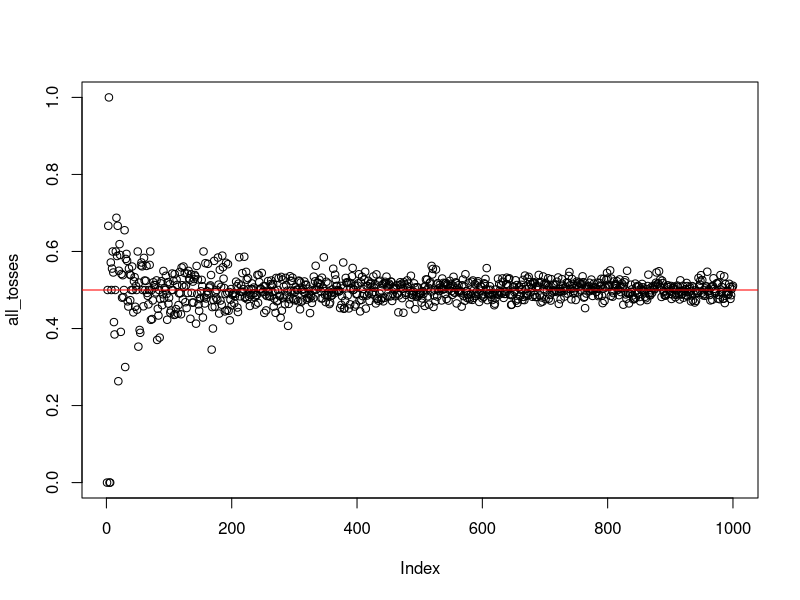
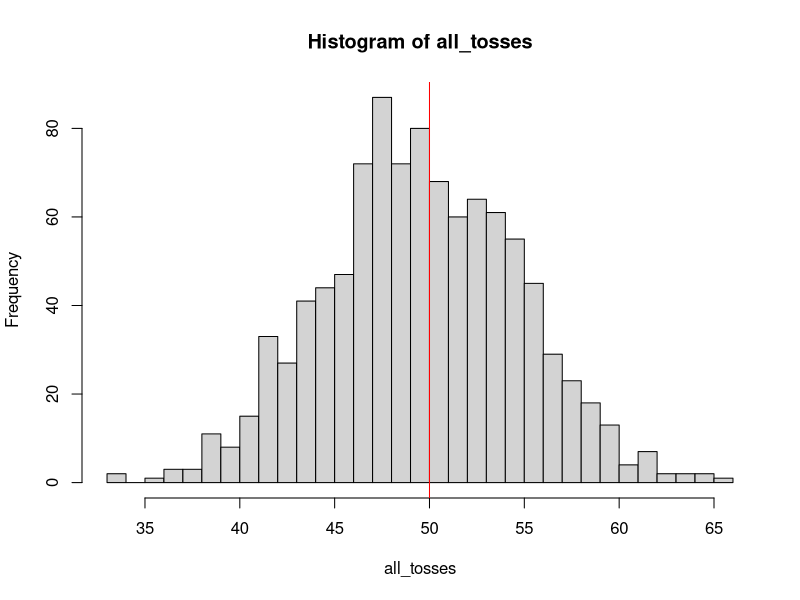
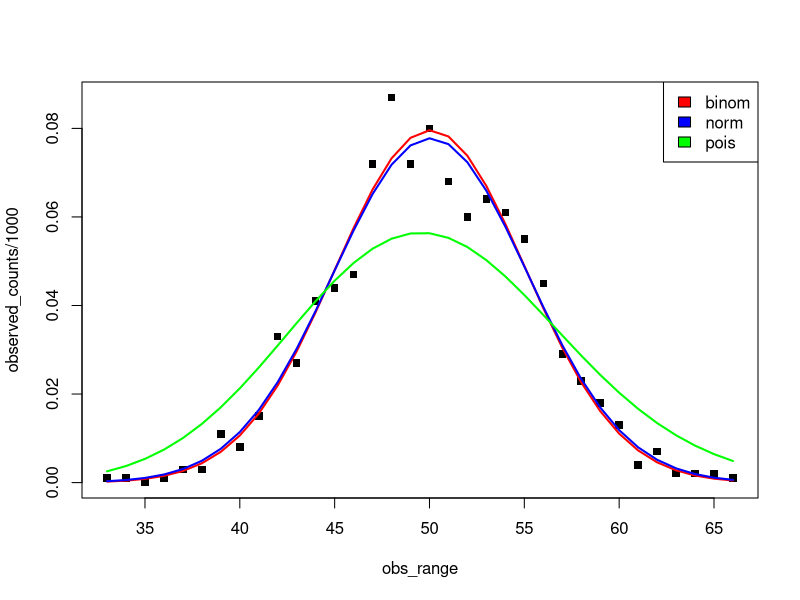
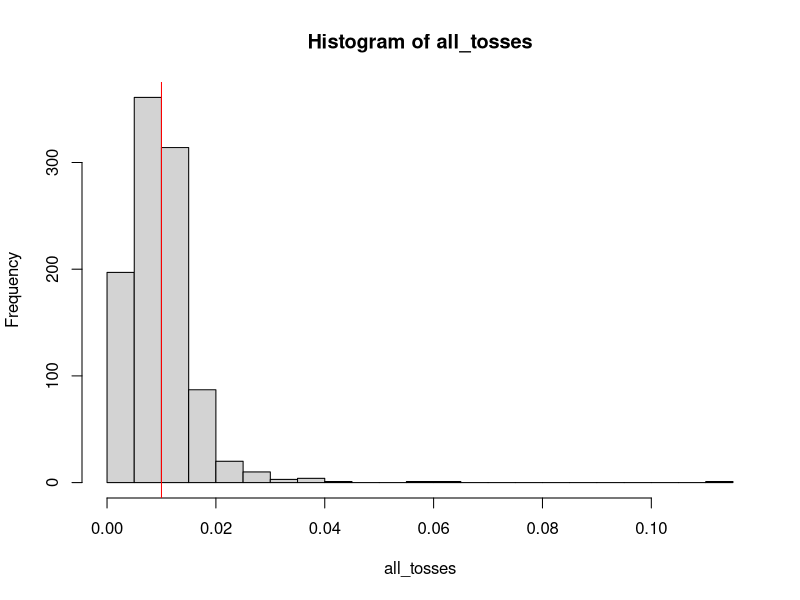
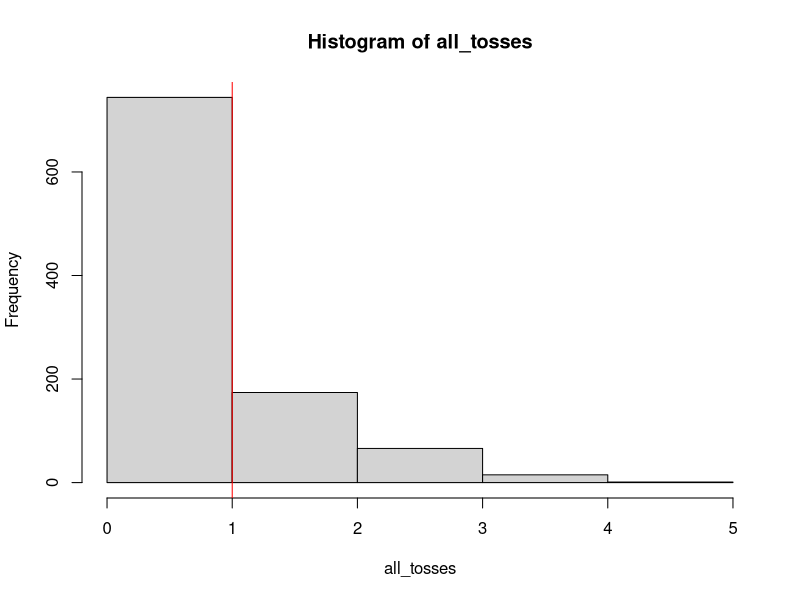
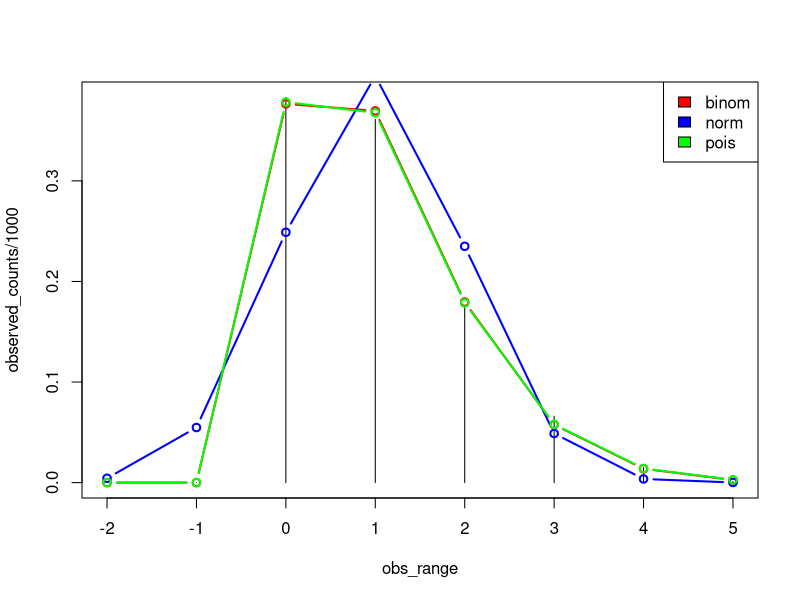

These figures' R source, in order:
## ---- chunk 1
knitr::opts_chunk$set(echo = TRUE)
## ---- chunk 2
toss = c(1,0) # a single Bernoulli trial

# generate samples
all_tosses = numeric()
for ( i in 1:1000 ) { # gradually increase the number of coin flips from 1 to 1000
  
  sample_toss = sample(toss, i, replace = T)
  all_tosses[i] = mean(sample_toss) # the proportion of successes in i coin flips
}

# plot the results and draw a red line across 0.5

plot(all_tosses)
abline(h=0.5, col="red")

## ---- chunk 3
set.seed(0) # this will make sure everyone's sample() function
            # gives same results.

all_tosses = numeric()
num_flips=100 # number of coin flips per iteration 
              # (sample size = 100)

for ( i in 1:1000 ) { # repeat the sampling 1000 times 
                      # (1000 random samples of 100 flips)

  # since heads are 1, we can count heads by simply 
  # summing up the total number of 1's.
  sample_toss = sample(toss, num_flips, replace = T)
  all_tosses[i] = sum(sample_toss)
  
}

hist(all_tosses, breaks=25)
abline(v=50, col="red")
## ---- chunk 4
observed_counts = numeric()
obs_range=range(all_tosses)[1]:range(all_tosses)[2]

for (i in 1:length(obs_range)) {
  observed_counts[i] = sum(all_tosses==obs_range[i])
}
observed_counts

# Compare with theoretical curves fo binomial, normal, and Poisson distributions
# Binomial(x, n, p)
theor_binom = dbinom(obs_range, num_flips,
                     mean(all_tosses)/num_flips)
# Normal(x,mean,sd)
theor_norm = dnorm(obs_range,mean=mean(all_tosses),
                   sd=sd(all_tosses))
# Poisson(x,lambda) -- only one parameter! mean = sd
theor_pois = dpois(obs_range, lambda = mean(all_tosses))

## ---- chunk 5

plot(obs_range, observed_counts/1000, 
     type="p", col="black", pch=15)

lines(obs_range, theor_binom, type="l", col="red", lwd=2)
lines(obs_range, theor_norm, type="l", col="blue", lwd=2)
lines(obs_range, theor_pois, type="l", col="green", lwd=2)
legend("topright",legend = c("binom","norm","pois"),
       fill=c("red","blue","green"))

## ---- chunk 6
toss = c(1,rep(0,99)) # p = 0.01 (1 H, 99 T per 100)

all_tosses = numeric()
for ( i in 1:1000) {
  sample_toss = sample(toss,i, replace = T)
  all_tosses[i] = mean(sample_toss)
}

hist(all_tosses, breaks=25)
abline(v=.01, col="red")
## ---- chunk 7
all_tosses = numeric()
num_flips=100 # make 100 coin flips per sample
for ( i in 1:1000) { # 1000 samples of 100 coin flips each
  
  # since heads are 1, we can simply sum up the 1's
  sample_toss = sample(toss,num_flips, replace = T)
  all_tosses[i] = sum(sample_toss)
  
}

hist(all_tosses, breaks=5)
abline(v=1, col="red")

## ---- chunk 8
observed_counts = numeric()
#obs_range=range(all_tosses)[1]:range(all_tosses)[2]

obs_range=-2:range(all_tosses)[2]


for (i in 1:length(obs_range)) {
  observed_counts[i] = sum(all_tosses==obs_range[i])
}
observed_counts

# Compare with theoretical curves fo binomial, normal, and Poisson distributions
# Binomial(x, n, p)
theor_binom = dbinom(obs_range, num_flips,
                     mean(all_tosses)/num_flips)
# Normal(x,mean,sd)
theor_norm = dnorm(obs_range,mean=mean(all_tosses),
                   sd=sd(all_tosses))
# Poisson(x,lambda) -- only one parameter! mean = sd
theor_pois = dpois(obs_range, lambda = mean(all_tosses))

## ---- chunk 9

plot(obs_range, observed_counts/1000, 
     type="h", col="black", pch=15)

lines(obs_range,theor_binom, type="b", col="red", lwd=2)
lines(obs_range, theor_norm, type="b", col="blue", lwd=2)
lines(obs_range, theor_pois, type="b", col="green", lwd=2)
legend("topright",legend = c("binom","norm","pois"),
       fill=c("red","blue","green"))
